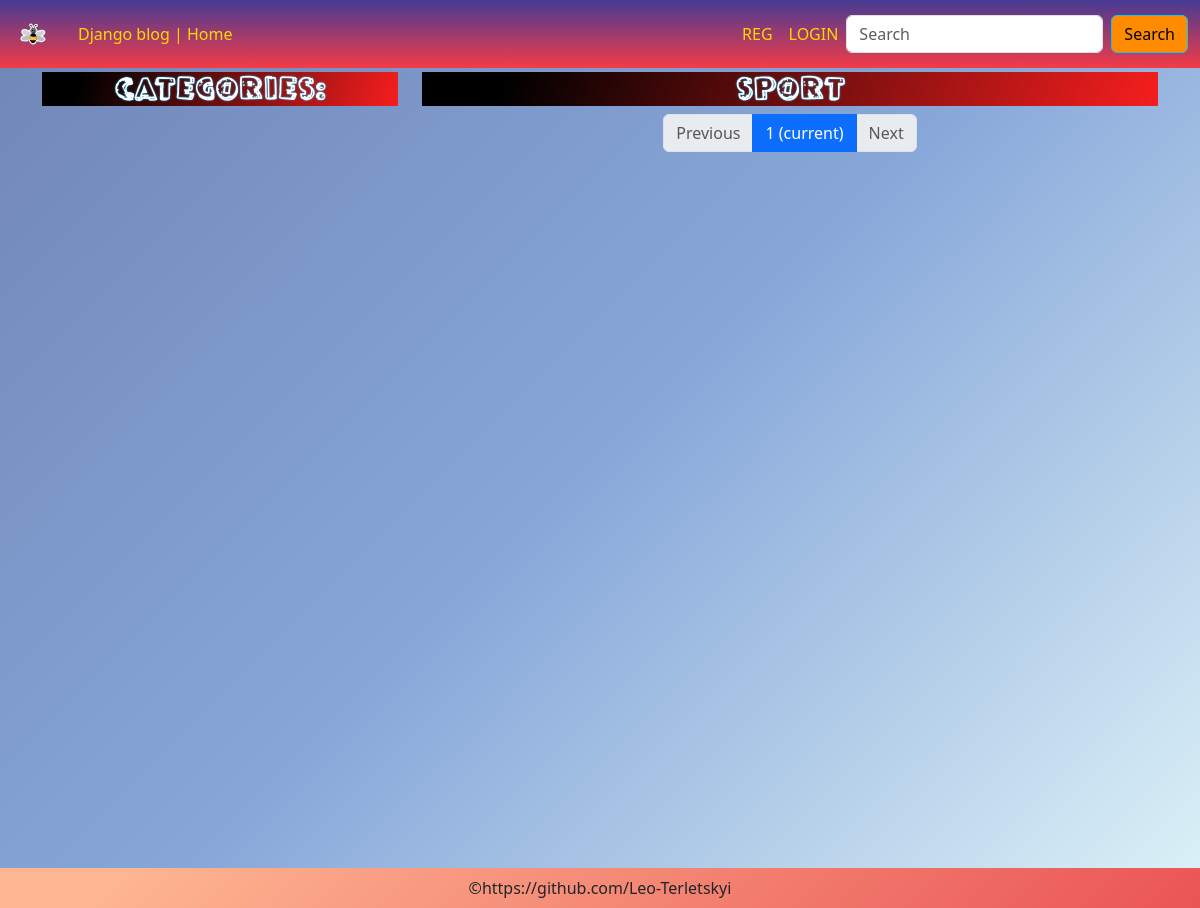
Before: /categories/sport/ with the older database file.
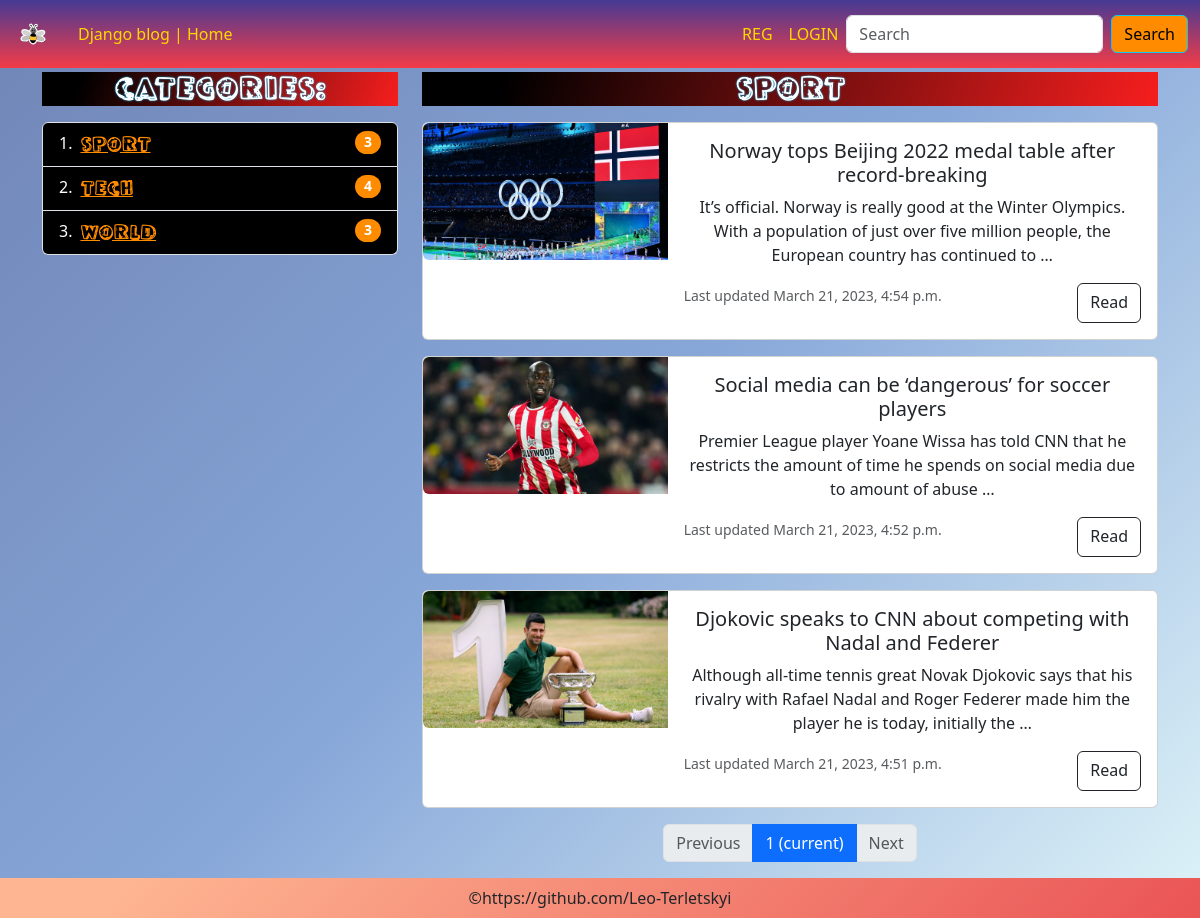
After: the same page with the newer database file.
### articles/models.py (models this page shows, shortened)
class Category(models.Model):
    name = models.CharField(max_length=32, unique=True)
    slug = models.SlugField(null=True, blank=True)
    def get_absolute_url(self):
        return reverse('category_list', kwargs={'slug': self.slug})
    def __str__(self):
        return self.name
    class Meta:
        verbose_name = 'Category'
        verbose_name_plural = 'Categories'
        ordering = ('name',)

class Article(models.Model):
    title = models.CharField(max_length=64, unique=True)
    slug = models.SlugField(null=True, blank=True)
    content = RichTextField()
    image = models.ImageField(upload_to='static/article_images')
    created_at = models.DateTimeField(auto_now_add=True)
    updated_at = models.DateTimeField(auto_now=True)
    category = models.ForeignKey(Category, on_delete=models.CASCADE)
    author = models.ForeignKey(user, on_delete=models.CASCADE)
    def get_absolute_url(self):
        return reverse('article_detail', kwargs={'slug': self.slug})
    class Meta:
        verbose_name = 'Article'
        verbose_name_plural = 'Articles'
        ordering = ('-updated_at', '-created_at')

### articles/views.py (the view)
# urls.py: path('categories/<slug:slug>/', views.CategoryList.as_view(), name='category_list'),
class CategoryList(generic.ListView):
    model = Article
    context_object_name = 'articles'
    template_name = 'articles/category.html'
    paginate_by = 5
    def get_queryset(self):
        return Article.objects.filter(category__slug=self.kwargs.get('slug')).select_related('category', 'author')
    def get_context_data(self, *, object_list=None, **kwargs):
        context = super().get_context_data(object_list=None, **kwargs)
        context['categories'] = Category.objects.all().annotate(count_articles=Count('article'))
        context['title'] = self.kwargs.get('slug')
        return context

### templates/articles/category.html (shortened to what this page needs)
{% extends 'base.html' %}
{% load static %}
{% block cats %}
    {% include 'components/cats.html' %}
{% endblock %}
{% block content %}
    <h3 class="main-title">{{ title }}</h3>
    {% for article in articles %}
        {% include 'components/card_mini.html' %}
    {% endfor %}
    {% include 'components/pagination.html' %}
{% endblock %}

### templates/components/cats.html
<h3 class="main-title">Categories:</h3>
<ol class="list-group list-group-numbered mb-3 mt-3">
    {% for cat in categories %}
        <li class="list-group-item d-flex justify-content-between align-items-start">
            <div class="ms-2 me-auto">
                <div class="fw-bold"><a href="{{ cat.get_absolute_url }}" class="cat-link">{{ cat }}</a></div>
            </div>
            <span class="badge rounded-pill">{{ cat.count_articles }}</span>
        </li>
    {% endfor %}
</ol>

### templates/components/card_mini.html
<div class="card mb-3 mt-3">
    <div class="row g-0">
        <div class="col-md-4">
            <img src="{{ article.image.url }}" class="img-fluid rounded-start" alt="...">
        </div>
        <div class="col-md-8">
            <div class="card-body">
                <h5 class="card-title">{{ article.title }}</h5>
                <p class="card-text">{{ article.content | truncatewords:25 }}</p>
                <div class="card-body__footer">
                    <p class="card-text"><small class="text-muted">Last updated {{ article.updated_at }}</small></p>
                    <a href="{{ article.get_absolute_url }}" class="btn btn-outline-dark">Read</a>
                </div>
            </div>
        </div>
    </div>
</div>

Changed rows visible on the page:
added Category: name "sport", count_articles "3"
added Category: name "tech", count_articles "4"
added Category: name "world", count_articles "3"
added Article: image (picture), title "Norway tops Beijing 2022 medal table after record-breaking", content "It’s official. Norway is really good at the Winter Olympics. With a population of just over five million people, the European country has continued to …", updated_at "March 21, 2023, 4:54 p.m."
added Article: image (picture), title "Social media can be ‘dangerous’ for soccer players", content "Premier League player Yoane Wissa has told CNN that he restricts the amount of time he spends on social media due to amount of abuse …", updated_at "March 21, 2023, 4:52 p.m."
added Article: image (picture), title "Djokovic speaks to CNN about competing with Nadal and Federer", content "Although all-time tennis great Novak Djokovic says that his rivalry with Rafael Nadal and Roger Federer made him the player he is today, initially the …", updated_at "March 21, 2023, 4:51 p.m."
